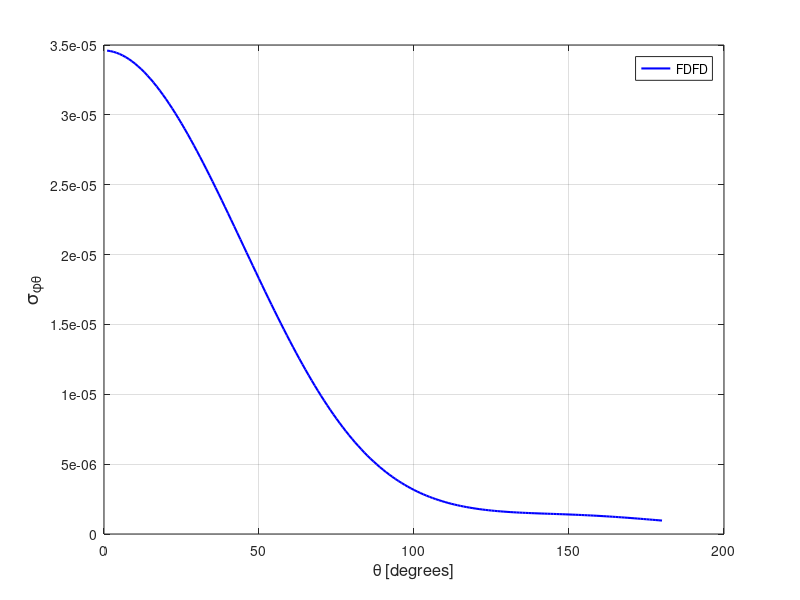

Here is the MATLAB script that generated this plot:
spt = [ 
    1  0.34598612E-04
    2  0.34566227E-04
    3  0.34515371E-04
    4  0.34446086E-04
    5  0.34359429E-04
    6  0.34254637E-04
    7  0.34132627E-04
    8  0.33993623E-04
    9  0.33838081E-04
   10  0.33666227E-04
   11  0.33477671E-04
   12  0.33273944E-04
   13  0.33054694E-04
   14  0.32820437E-04
   15  0.32571934E-04
   16  0.32309570E-04
   17  0.32033349E-04
   18  0.31743693E-04
   19  0.31441294E-04
   20  0.31126827E-04
   21  0.30799903E-04
   22  0.30461824E-04
   23  0.30112957E-04
   24  0.29752857E-04
   25  0.29383760E-04
   26  0.29004172E-04
   27  0.28616003E-04
   28  0.28218674E-04
   29  0.27813503E-04
   30  0.27400703E-04
   31  0.26980573E-04
   32  0.26553957E-04
   33  0.26120833E-04
   34  0.25682470E-04
   35  0.25238449E-04
   36  0.24788545E-04
   37  0.24335901E-04
   38  0.23878390E-04
   39  0.23418508E-04
   40  0.22955484E-04
   41  0.22489628E-04
   42  0.22022652E-04
   43  0.21553715E-04
   44  0.21083795E-04
   45  0.20613779E-04
   46  0.20142877E-04
   47  0.19673613E-04
   48  0.19204457E-04
   49  0.18736504E-04
   50  0.18270521E-04
   51  0.17805916E-04
   52  0.17344775E-04
   53  0.16886101E-04
   54  0.16431308E-04
   55  0.15980426E-04
   56  0.15533662E-04
   57  0.15091068E-04
   58  0.14652893E-04
   59  0.14221025E-04
   60  0.13794160E-04
   61  0.13372986E-04
   62  0.12958440E-04
   63  0.12550556E-04
   64  0.12149641E-04
   65  0.11755321E-04
   66  0.11368375E-04
   67  0.10988937E-04
   68  0.10617483E-04
   69  0.10253782E-04
   70  0.98989967E-05
   71  0.95516352E-05
   72  0.92127084E-05
   73  0.88827092E-05
   74  0.85612774E-05
   75  0.82479837E-05
   76  0.79446072E-05
   77  0.76489951E-05
   78  0.73623742E-05
   79  0.70854935E-05
   80  0.68165514E-05
   81  0.65567365E-05
   82  0.63058092E-05
   83  0.60635293E-05
   84  0.58297510E-05
   85  0.56044851E-05
   86  0.53877561E-05
   87  0.51792613E-05
   88  0.49788114E-05
   89  0.47869175E-05
   90  0.46024920E-05
   91  0.44256394E-05
   92  0.42564834E-05
   93  0.40950340E-05
   94  0.39400179E-05
   95  0.37925956E-05
   96  0.36521312E-05
   97  0.35178825E-05
   98  0.33901738E-05
   99  0.32688413E-05
  100  0.31535021E-05
  101  0.30440003E-05
  102  0.29397274E-05
  103  0.28413340E-05
  104  0.27479973E-05
  105  0.26595326E-05
  106  0.25762736E-05
  107  0.24973072E-05
  108  0.24230019E-05
  109  0.23527898E-05
  110  0.22868812E-05
  111  0.22248598E-05
  112  0.21663466E-05
  113  0.21115768E-05
  114  0.20603372E-05
  115  0.20122143E-05
  116  0.19672891E-05
  117  0.19252000E-05
  118  0.18859629E-05
  119  0.18494707E-05
  120  0.18153593E-05
  121  0.17837605E-05
  122  0.17542628E-05
  123  0.17269329E-05
  124  0.17017860E-05
  125  0.16782291E-05
  126  0.16566079E-05
  127  0.16366104E-05
  128  0.16180137E-05
  129  0.16007895E-05
  130  0.15849948E-05
  131  0.15704402E-05
  132  0.15567068E-05
  133  0.15442077E-05
  134  0.15325787E-05
  135  0.15215679E-05
  136  0.15113897E-05
  137  0.15018267E-05
  138  0.14926688E-05
  139  0.14840789E-05
  140  0.14756371E-05
  141  0.14676187E-05
  142  0.14598645E-05
  143  0.14521058E-05
  144  0.14444898E-05
  145  0.14369310E-05
  146  0.14293735E-05
  147  0.14214768E-05
  148  0.14135096E-05
  149  0.14053386E-05
  150  0.13968785E-05
  151  0.13881776E-05
  152  0.13791149E-05
  153  0.13696734E-05
  154  0.13598749E-05
  155  0.13496177E-05
  156  0.13389242E-05
  157  0.13278583E-05
  158  0.13163030E-05
  159  0.13041818E-05
  160  0.12917295E-05
  161  0.12787935E-05
  162  0.12652550E-05
  163  0.12514244E-05
  164  0.12370372E-05
  165  0.12222123E-05
  166  0.12069970E-05
  167  0.11913602E-05
  168  0.11753076E-05
  169  0.11589120E-05
  170  0.11421488E-05
  171  0.11251108E-05
  172  0.11078673E-05
  173  0.10901426E-05
  174  0.10722681E-05
  175  0.10541859E-05
  176  0.10359446E-05
  177  0.10175039E-05
  178  0.99898966E-06
  179  0.98038549E-06
  180  0.96172107E-06
  181  0.94299821E-06
  182  0.92424733E-06
  183  0.90556478E-06
  184  0.88691542E-06
  185  0.86836747E-06
  186  0.84994855E-06
  187  0.83164139E-06
  188  0.81349657E-06
  189  0.79552626E-06
  190  0.77779794E-06
  191  0.76026902E-06
  192  0.74301317E-06
  193  0.72608248E-06
  194  0.70931344E-06
  195  0.69295993E-06
  196  0.67690718E-06
  197  0.66122533E-06
  198  0.64579103E-06
  199  0.63086708E-06
  200  0.61628702E-06
  201  0.60204496E-06
  202  0.58827106E-06
  203  0.57489513E-06
  204  0.56195069E-06
  205  0.54939710E-06
  206  0.53743048E-06
  207  0.52578969E-06
  208  0.51465196E-06
  209  0.50398393E-06
  210  0.49378400E-06
  211  0.48406065E-06
  212  0.47485364E-06
  213  0.46611305E-06
  214  0.45787897E-06
  215  0.45015818E-06
  216  0.44299506E-06
  217  0.43628449E-06
  218  0.43013233E-06
  219  0.42449489E-06
  220  0.41936798E-06
  221  0.41485305E-06
  222  0.41082930E-06
  223  0.40745871E-06
  224  0.40458227E-06
  225  0.40241920E-06
  226  0.40068335E-06
  227  0.39968282E-06
  228  0.39927505E-06
  229  0.39958726E-06
  230  0.40042025E-06
  231  0.40210929E-06
  232  0.40442140E-06
  233  0.40750001E-06
  234  0.41137076E-06
  235  0.41609294E-06
  236  0.42171314E-06
  237  0.42808747E-06
  238  0.43554635E-06
  239  0.44397811E-06
  240  0.45347713E-06
  241  0.46409829E-06
  242  0.47598505E-06
  243  0.48901404E-06
  244  0.50349894E-06
  245  0.51939236E-06
  246  0.53694845E-06
  247  0.55604863E-06
  248  0.57715476E-06
  249  0.60001531E-06
  250  0.62505535E-06
  251  0.65228880E-06
  252  0.68187745E-06
  253  0.71418367E-06
  254  0.74896417E-06
  255  0.78708047E-06
  256  0.82796356E-06
  257  0.87239920E-06
  258  0.92044405E-06
  259  0.97243196E-06
  260  0.10284248E-05
  261  0.10890027E-05
  262  0.11542081E-05
  263  0.12243909E-05
  264  0.12998887E-05
  265  0.13808584E-05
  266  0.14678808E-05
  267  0.15610043E-05
  268  0.16610550E-05
  269  0.17678146E-05
  270  0.18820696E-05
  271  0.20041175E-05
  272  0.21341343E-05
  273  0.22725649E-05
  274  0.24193325E-05
  275  0.25759703E-05
  276  0.27422836E-05
  277  0.29179635E-05
  278  0.31037841E-05
  279  0.33004026E-05
  280  0.35075677E-05
  281  0.37259140E-05
  282  0.39561191E-05
  283  0.41978506E-05
  284  0.44515173E-05
  285  0.47173003E-05
  286  0.49958653E-05
  287  0.52867063E-05
  288  0.55906953E-05
  289  0.59073282E-05
  290  0.62369281E-05
  291  0.65797813E-05
  292  0.69353246E-05
  293  0.73035876E-05
  294  0.76853212E-05
  295  0.80797081E-05
  296  0.84869744E-05
  297  0.89070163E-05
  298  0.93388016E-05
  299  0.97834463E-05
  300  0.10239350E-04
  301  0.10706598E-04
  302  0.11184702E-04
  303  0.11674104E-04
  304  0.12172789E-04
  305  0.12681382E-04
  306  0.13199494E-04
  307  0.13725786E-04
  308  0.14259945E-04
  309  0.14801718E-04
  310  0.15349789E-04
  311  0.15903719E-04
  312  0.16462845E-04
  313  0.17026652E-04
  314  0.17593717E-04
  315  0.18163366E-04
  316  0.18734865E-04
  317  0.19307894E-04
  318  0.19881776E-04
  319  0.20454740E-04
  320  0.21026053E-04
  321  0.21595000E-04
  322  0.22160966E-04
  323  0.22722819E-04
  324  0.23279985E-04
  325  0.23831910E-04
  326  0.24376719E-04
  327  0.24914627E-04
  328  0.25444397E-04
  329  0.25964806E-04
  330  0.26475907E-04
  331  0.26976521E-04
  332  0.27465487E-04
  333  0.27942880E-04
  334  0.28407872E-04
  335  0.28859800E-04
  336  0.29297295E-04
  337  0.29721212E-04
  338  0.30129260E-04
  339  0.30521576E-04
  340  0.30898660E-04
  341  0.31259329E-04
  342  0.31602427E-04
  343  0.31928674E-04
  344  0.32236934E-04
  345  0.32527958E-04
  346  0.32800159E-04
  347  0.33053664E-04
  348  0.33289230E-04
  349  0.33504948E-04
  350  0.33702159E-04
  351  0.33880006E-04
  352  0.34038647E-04
  353  0.34177803E-04
  354  0.34297987E-04
  355  0.34398297E-04
  356  0.34479479E-04
  357  0.34541663E-04
  358  0.34584773E-04
  359  0.34608223E-04
  360  0.34612742E-04
 ]; 
plot(spt(1:180,1),spt(1:180,2),'b-','linewidth',1.5 ); 
grid on 
legend('FDFD');
xlabel('\theta [degrees]','FontSize',12);
ylabel('\sigma_{\phi\theta}','FontSize',14);
